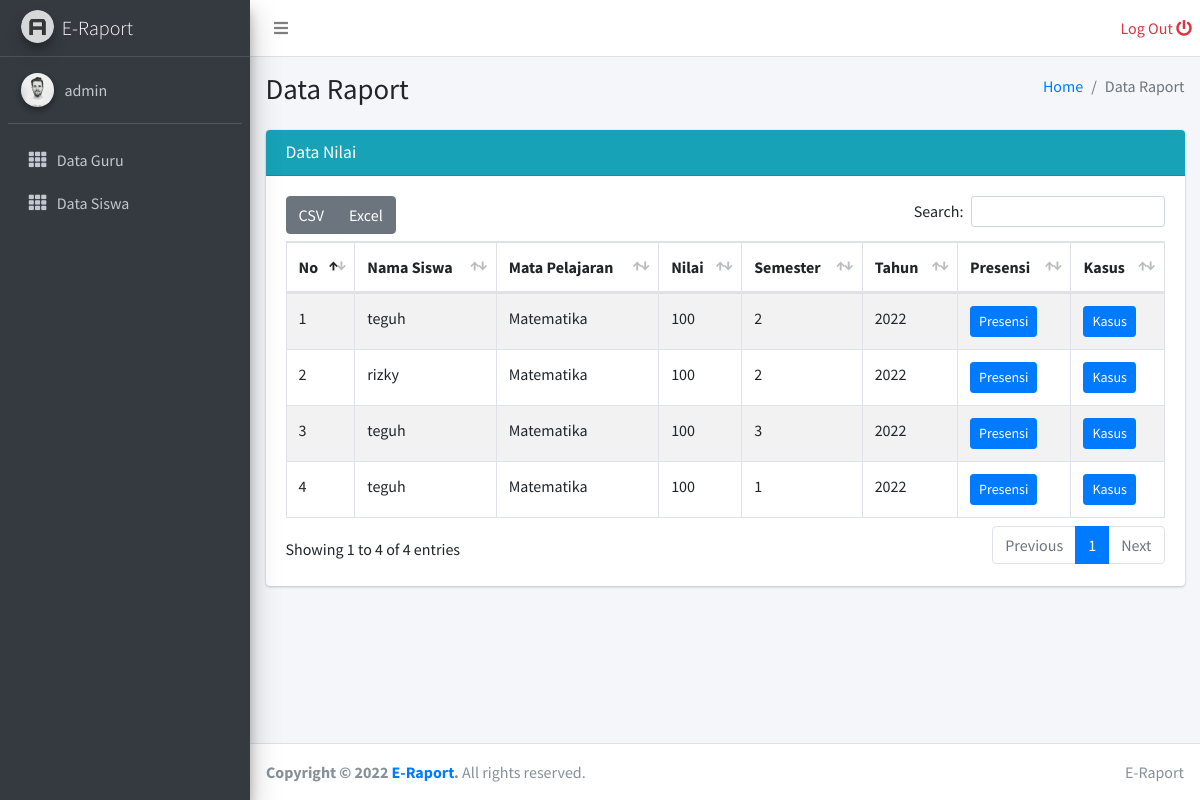
/guru/data_raport_siswa.php (signed in), run on the app's committed database.
### tables this page shows
CREATE TABLE `nilai_siswa` (
  `id_nilai` int NOT NULL,
  `id_siswa` int NOT NULL,
  `id_pelajaran` int NOT NULL,
  `nilai` int NOT NULL,
  `semester` int NOT NULL,
  `tahun` int NOT NULL
);

CREATE TABLE `data_siswa` (
  `id_siswa` int NOT NULL,
  `nama_siswa` varchar(40) NOT NULL,
  `alamat` text NOT NULL,
  `kelas` varchar(10) NOT NULL,
  `id_user` int DEFAULT NULL
);

CREATE TABLE `mata_pelajaran` (
  `id_pelajaran` int NOT NULL,
  `nama_mata_pelajaran` varchar(30) NOT NULL,
  `id_guru` int NOT NULL
);

### guru/data_raport_siswa.php (the view, shortened to what this page needs)
<?php
include '../layouts/sidebar.php';
?>
  <div class="content-wrapper">
    <div class="content-header">
      <div class="container-fluid">
        <div class="row mb-2">
          <div class="col-sm-6">
            <h1 class="m-0">Data Raport</h1>
          </div>
          <div class="col-sm-6">
            <ol class="breadcrumb float-sm-right">
              <li class="breadcrumb-item"><a href="#">Home</a></li>
              <li class="breadcrumb-item active">Data Raport</li>
            </ol>
          </div>
        </div>
      </div>
    </div>
    <div class="content">
      <div class="container-fluid">
        <div class="row">
          <div class="col-12">
          <div class="card card-info">
              <div class="card-header">
                <h3 class="card-title">
                Data Nilai</h3>
              </div>
              <div class="card-body">
                <table id="example1" class="table table-bordered table-striped">
                  <thead>
                  <tr>
                    <th>No</th>
                    <th>Nama Siswa</th>
                    <th>Mata Pelajaran</th>
                    <th>Nilai</th>
                    <th>Semester</th>
                    <th>Tahun</th>
                    <th>Presensi</th>
                    <th>Kasus</th>
                  </tr>
                  </thead>
                  <tbody>
                  <?php
                    include '../config/koneksi.php';
                    $query = "SELECT * FROM nilai_siswa
                    INNER JOIN data_siswa ON nilai_siswa.id_siswa  = data_siswa.id_siswa
                    INNER JOIN mata_pelajaran ON nilai_siswa.id_pelajaran  = mata_pelajaran.id_pelajaran";
                    $result = mysqli_query($koneksi, $query);
                    $no = 1;
                    while($row = mysqli_fetch_assoc($result))
                    {
                    ?>
                  <tr>
                    <td><?php echo $no; ?></td>
                    <td><?php echo $row['nama_siswa']; ?></td>
                    <td><?php echo $row['nama_mata_pelajaran']; ?></td>
                    <td><?php echo $row['nilai']; ?></td>
                    <td><?php echo $row['semester']; ?></td>
                    <td><?php echo $row['tahun']; ?></td>
                    <td><a class="btn btn-sm btn-primary" href="data_presensi.php?id_siswa=<?php echo $row['id_siswa']; ?>">Presensi</a></td>
                    <td><a class="btn btn-sm btn-primary" href="data_kasus.php?id_siswa=<?php echo $row['id_siswa']; ?>">Kasus</a></td>
                  </tr>
                  <?php
                        $no++;
                    }
                  ?>
                  </tbody>
                </table>
              </div>
            </div>
          </div>
        </div>
      </div>
    </div>
  </div>
  <?php
    include '../layouts/footer.php';
  ?>

### data on the page
nilai_siswa: id_siswa.nama_siswa "teguh", id_pelajaran.nama_mata_pelajaran "Matematika", nilai "100", semester "2", tahun "2022"
nilai_siswa: id_siswa.nama_siswa "rizky", id_pelajaran.nama_mata_pelajaran "Matematika", nilai "100", semester "2", tahun "2022"
nilai_siswa: id_siswa.nama_siswa "teguh", id_pelajaran.nama_mata_pelajaran "Matematika", nilai "100", semester "3", tahun "2022"
nilai_siswa: id_siswa.nama_siswa "teguh", id_pelajaran.nama_mata_pelajaran "Matematika", nilai "100", semester "1", tahun "2022"

### other printed values
$_SESSION['username'] "admin"
